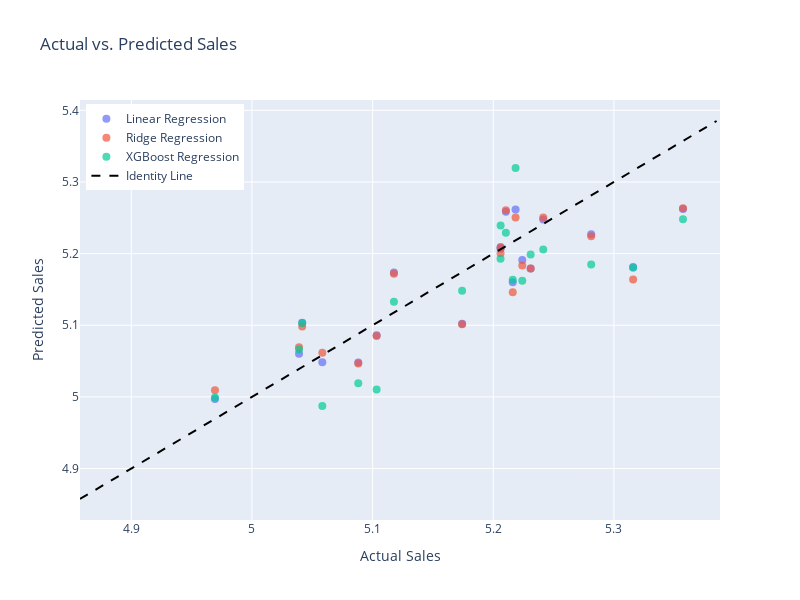

Notebook code for this chart:
### Code cell
import plotly.graph_objects as go

fig = go.Figure()

fig.add_trace(go.Scatter(x=y_test, y=lin_pred,
                         mode='markers',
                         name='Linear Regression',
                         marker=dict(size=8, opacity=0.7)))

fig.add_trace(go.Scatter(x=y_test, y=ridge_pred,
                         mode='markers',
                         name='Ridge Regression',
                         marker=dict(size=8, opacity=0.7)))

fig.add_trace(go.Scatter(x=y_test, y=xgb_pred,
                         mode='markers',
                         name='XGBoost Regression',
                         marker=dict(size=8, opacity=0.7)))

fig.add_trace(go.Scatter(x=[y.min(), y.max()], y=[y.min(), y.max()],
                         mode='lines',
                         name='Identity Line',
                         line=dict(dash='dash', color='black')))

fig.update_layout(title='Actual vs. Predicted Sales',
                  xaxis_title='Actual Sales',
                  yaxis_title='Predicted Sales',
                  legend=dict(x=0.01, y=0.99),
                  width=800,
                  height=600)

fig.show()

### Figure 1 — Plotly figure (JSON) as saved in the notebook; plotly's stock layout.template omitted (floating-point values rounded to 4 significant figures)
{"data": [{"marker": {"opacity": 0.7, "size": 8}, "mode": "markers", "name": "Linear Regression", "type": "scatter", "x": [5.21, 5.088, 5.316, 5.218, 5.206, 5.118, 5.357, 5.241, 5.042, 5.039, 5.224, 5.103, 5.231, 4.969, 5.174, 5.216, 5.281, 5.206, 5.058], "y": [5.258, 5.048, 5.181, 5.261, 5.209, 5.173, 5.262, 5.248, 5.103, 5.06, 5.191, 5.086, 5.179, 4.997, 5.102, 5.16, 5.227, 5.207, 5.048]}, {"marker": {"opacity": 0.7, "size": 8}, "mode": "markers", "name": "Ridge Regression", "type": "scatter", "x": [5.21, 5.088, 5.316, 5.218, 5.206, 5.118, 5.357, 5.241, 5.042, 5.039, 5.224, 5.103, 5.231, 4.969, 5.174, 5.216, 5.281, 5.206, 5.058], "y": [5.26, 5.047, 5.164, 5.25, 5.208, 5.172, 5.263, 5.25, 5.098, 5.069, 5.183, 5.085, 5.179, 5.009, 5.101, 5.146, 5.224, 5.201, 5.062]}, {"marker": {"opacity": 0.7, "size": 8}, "mode": "markers", "name": "XGBoost Regression", "type": "scatter", "x": [5.21, 5.088, 5.316, 5.218, 5.206, 5.118, 5.357, 5.241, 5.042, 5.039, 5.224, 5.103, 5.231, 4.969, 5.174, 5.216, 5.281, 5.206, 5.058], "y": [5.229, 5.019, 5.18, 5.319, 5.239, 5.133, 5.248, 5.206, 5.103, 5.066, 5.162, 5.01, 5.199, 4.999, 5.148, 5.164, 5.185, 5.193, 4.987]}, {"line": {"color": "black", "dash": "dash"}, "mode": "lines", "name": "Identity Line", "type": "scatter", "x": [4.857, 5.385], "y": [4.857, 5.385]}], "layout": {"height": 600, "legend": {"x": 0.01, "y": 0.99}, "title": {"text": "Actual vs. Predicted Sales"}, "width": 800, "xaxis": {"title": {"text": "Actual Sales"}}, "yaxis": {"title": {"text": "Predicted Sales"}}}}
